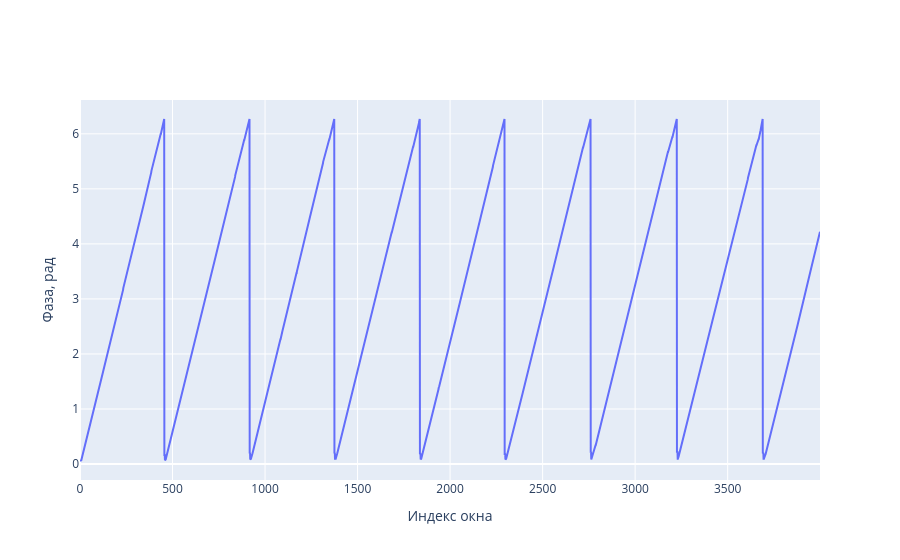

Source (notebook cell):
### Markdown cell above
## Оценённая фаза

Показаны первые 4000 окон обучающего отрезка. `L3` в этом варианте не реализована.

### Code cell
fig = go.Figure()
fig.add_scatter(y=phase_history % (2 * np.pi), mode="lines", name="Фаза")
fig.update_layout(xaxis_title="Индекс окна", yaxis_title="Фаза, рад")
fig.show()

### Figure 1 — Plotly figure (JSON) as saved in the notebook; plotly's stock layout.template omitted (floating-point values rounded to 4 significant figures; data arrays with more than 128 entries replaced by an {"elided": "..."} marker saying what was removed)
{"data": [{"mode": "lines", "name": "Фаза", "type": "scatter", "y": {"elided": "4000 float values"}}], "layout": {"xaxis": {"title": {"text": "Индекс окна"}}, "yaxis": {"title": {"text": "Фаза, рад"}}}}
